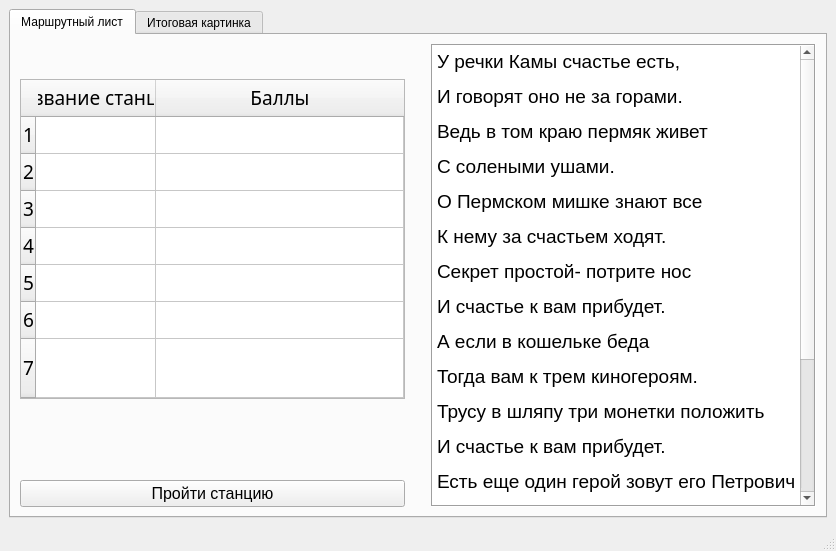
<?xml version="1.0" encoding="UTF-8"?>
<ui version="4.0">
 <class>MainWindow</class>
 <widget class="QMainWindow" name="MainWindow">
  <property name="geometry">
   <rect>
    <x>0</x>
    <y>0</y>
    <width>836</width>
    <height>551</height>
   </rect>
  </property>
  <property name="windowTitle">
   <string>Памятники Перми</string>
  </property>
  <widget class="QWidget" name="centralwidget">
   <layout class="QVBoxLayout" name="verticalLayout_2">
    <item>
     <widget class="QTabWidget" name="tabWidget">
      <property name="currentIndex">
       <number>0</number>
      </property>
      <widget class="QWidget" name="tab">
       <attribute name="title">
        <string>Маршрутный лист</string>
       </attribute>
       <layout class="QHBoxLayout" name="horizontalLayout">
        <item>
         <layout class="QVBoxLayout" name="verticalLayout">
          <item>
           <widget class="QTableWidget" name="tableWidget">
            <property name="sizePolicy">
             <sizepolicy hsizetype="Expanding" vsizetype="Expanding">
              <horstretch>0</horstretch>
              <verstretch>0</verstretch>
             </sizepolicy>
            </property>
            <property name="minimumSize">
             <size>
              <width>340</width>
              <height>320</height>
             </size>
            </property>
            <property name="maximumSize">
             <size>
              <width>16777215</width>
              <height>250</height>
             </size>
            </property>
            <property name="font">
             <font>
              <family>Noto Serif Lao</family>
              <pointsize>14</pointsize>
             </font>
            </property>
            <property name="styleSheet">
             <string notr="true">selection-background-color: rgb(208, 208, 208);</string>
            </property>
            <property name="selectionMode">
             <enum>QAbstractItemView::SingleSelection</enum>
            </property>
            <property name="showGrid">
             <bool>true</bool>
            </property>
            <property name="gridStyle">
             <enum>Qt::SolidLine</enum>
            </property>
            <attribute name="horizontalHeaderDefaultSectionSize">
             <number>120</number>
            </attribute>
            <attribute name="horizontalHeaderStretchLastSection">
             <bool>true</bool>
            </attribute>
            <attribute name="verticalHeaderVisible">
             <bool>true</bool>
            </attribute>
            <attribute name="verticalHeaderHighlightSections">
             <bool>false</bool>
            </attribute>
            <attribute name="verticalHeaderStretchLastSection">
             <bool>true</bool>
            </attribute>
            <row>
             <property name="text">
              <string>1</string>
             </property>
            </row>
            <row>
             <property name="text">
              <string>2</string>
             </property>
            </row>
            <row>
             <property name="text">
              <string>3</string>
             </property>
            </row>
            <row>
             <property name="text">
              <string>4</string>
             </property>
            </row>
            <row>
             <property name="text">
              <string>5</string>
             </property>
            </row>
            <row>
             <property name="text">
              <string>6</string>
             </property>
            </row>
            <row>
             <property name="text">
              <string>7</string>
             </property>
            </row>
            <column>
             <property name="text">
              <string>Название станции</string>
             </property>
             <property name="textAlignment">
              <set>AlignCenter</set>
             </property>
            </column>
            <column>
             <property name="text">
              <string>Баллы</string>
             </property>
             <property name="textAlignment">
              <set>AlignCenter</set>
             </property>
            </column>
            <item row="0" column="0">
             <property name="text">
              <string/>
             </property>
            </item>
            <item row="1" column="0">
             <property name="text">
              <string/>
             </property>
            </item>
            <item row="2" column="0">
             <property name="text">
              <string/>
             </property>
            </item>
            <item row="3" column="0">
             <property name="text">
              <string/>
             </property>
            </item>
            <item row="4" column="0">
             <property name="text">
              <string/>
             </property>
            </item>
           </widget>
          </item>
          <item>
           <spacer name="verticalSpacer">
            <property name="orientation">
             <enum>Qt::Vertical</enum>
            </property>
            <property name="sizeType">
             <enum>QSizePolicy::MinimumExpanding</enum>
            </property>
            <property name="sizeHint" stdset="0">
             <size>
              <width>20</width>
              <height>60</height>
             </size>
            </property>
           </spacer>
          </item>
          <item>
           <spacer name="horizontalSpacer">
            <property name="orientation">
             <enum>Qt::Horizontal</enum>
            </property>
            <property name="sizeHint" stdset="0">
             <size>
              <width>40</width>
              <height>20</height>
             </size>
            </property>
           </spacer>
          </item>
          <item>
           <widget class="QPushButton" name="goButton">
            <property name="font">
             <font>
              <pointsize>12</pointsize>
             </font>
            </property>
            <property name="text">
             <string>Пройти станцию</string>
            </property>
           </widget>
          </item>
         </layout>
        </item>
        <item>
         <spacer name="horizontalSpacer_2">
          <property name="orientation">
           <enum>Qt::Horizontal</enum>
          </property>
          <property name="sizeType">
           <enum>QSizePolicy::Fixed</enum>
          </property>
          <property name="sizeHint" stdset="0">
           <size>
            <width>20</width>
            <height>20</height>
           </size>
          </property>
         </spacer>
        </item>
        <item>
         <layout class="QVBoxLayout" name="verticalLayout_4">
          <item>
           <widget class="QTextBrowser" name="textBrowser">
            <property name="minimumSize">
             <size>
              <width>0</width>
              <height>250</height>
             </size>
            </property>
            <property name="frameShape">
             <enum>QFrame::Box</enum>
            </property>
            <property name="html">
             <string>&lt;!DOCTYPE HTML PUBLIC &quot;-//W3C//DTD HTML 4.0//EN&quot; &quot;http://www.w3.org/TR/REC-html40/strict.dtd&quot;&gt;
&lt;html&gt;&lt;head&gt;&lt;meta name=&quot;qrichtext&quot; content=&quot;1&quot; /&gt;&lt;style type=&quot;text/css&quot;&gt;
p, li { white-space: pre-wrap; }
&lt;/style&gt;&lt;/head&gt;&lt;body style=&quot; font-family:'MS Shell Dlg 2'; font-size:8.25pt; font-weight:400; font-style:normal;&quot;&gt;
&lt;p style=&quot; margin-top:12px; margin-bottom:12px; margin-left:0px; margin-right:0px; -qt-block-indent:0; text-indent:0px;&quot;&gt;&lt;span style=&quot; font-family:'Times New Roman','serif'; font-size:14pt;&quot;&gt;У речки Камы счастье есть,&lt;/span&gt;&lt;span style=&quot; font-family:'Arial'; font-size:14pt;&quot;&gt; &lt;/span&gt;&lt;/p&gt;
&lt;p style=&quot; margin-top:12px; margin-bottom:12px; margin-left:0px; margin-right:0px; -qt-block-indent:0; text-indent:0px;&quot;&gt;&lt;span style=&quot; font-family:'Times New Roman','serif'; font-size:14pt;&quot;&gt;И говорят оно не за горами.&lt;/span&gt;&lt;span style=&quot; font-family:'Arial'; font-size:14pt;&quot;&gt; &lt;/span&gt;&lt;/p&gt;
&lt;p style=&quot; margin-top:12px; margin-bottom:12px; margin-left:0px; margin-right:0px; -qt-block-indent:0; text-indent:0px;&quot;&gt;&lt;span style=&quot; font-family:'Times New Roman','serif'; font-size:14pt;&quot;&gt;Ведь в том краю пермяк живет &lt;/span&gt;&lt;/p&gt;
&lt;p style=&quot; margin-top:12px; margin-bottom:12px; margin-left:0px; margin-right:0px; -qt-block-indent:0; text-indent:0px;&quot;&gt;&lt;span style=&quot; font-family:'Times New Roman','serif'; font-size:14pt;&quot;&gt;С солеными ушами.&lt;/span&gt;&lt;span style=&quot; font-family:'Arial'; font-size:14pt;&quot;&gt; &lt;/span&gt;&lt;/p&gt;
&lt;p style=&quot; margin-top:12px; margin-bottom:12px; margin-left:0px; margin-right:0px; -qt-block-indent:0; text-indent:0px;&quot;&gt;&lt;span style=&quot; font-family:'Times New Roman','serif'; font-size:14pt;&quot;&gt;О Пермском мишке знают все&lt;/span&gt;&lt;span style=&quot; font-family:'Arial'; font-size:14pt;&quot;&gt; &lt;/span&gt;&lt;/p&gt;
&lt;p style=&quot; margin-top:12px; margin-bottom:12px; margin-left:0px; margin-right:0px; -qt-block-indent:0; text-indent:0px;&quot;&gt;&lt;span style=&quot; font-family:'Times New Roman','serif'; font-size:14pt;&quot;&gt;К нему за счастьем ходят.&lt;/span&gt;&lt;span style=&quot; font-family:'Arial'; font-size:14pt;&quot;&gt; &lt;/span&gt;&lt;/p&gt;
&lt;p style=&quot; margin-top:12px; margin-bottom:12px; margin-left:0px; margin-right:0px; -qt-block-indent:0; text-indent:0px;&quot;&gt;&lt;span style=&quot; font-family:'Times New Roman','serif'; font-size:14pt;&quot;&gt;Секрет простой- потрите нос &lt;/span&gt;&lt;/p&gt;
&lt;p style=&quot; margin-top:12px; margin-bottom:12px; margin-left:0px; margin-right:0px; -qt-block-indent:0; text-indent:0px;&quot;&gt;&lt;span style=&quot; font-family:'Times New Roman','serif'; font-size:14pt;&quot;&gt;И счастье к вам прибудет.&lt;/span&gt;&lt;span style=&quot; font-family:'Arial'; font-size:14pt;&quot;&gt; &lt;/span&gt;&lt;/p&gt;
&lt;p style=&quot; margin-top:12px; margin-bottom:12px; margin-left:0px; margin-right:0px; -qt-block-indent:0; text-indent:0px;&quot;&gt;&lt;span style=&quot; font-family:'Times New Roman','serif'; font-size:14pt;&quot;&gt;А если в кошельке беда&lt;/span&gt;&lt;span style=&quot; font-family:'Arial'; font-size:14pt;&quot;&gt; &lt;/span&gt;&lt;/p&gt;
&lt;p style=&quot; margin-top:12px; margin-bottom:12px; margin-left:0px; margin-right:0px; -qt-block-indent:0; text-indent:0px;&quot;&gt;&lt;span style=&quot; font-family:'Times New Roman','serif'; font-size:14pt;&quot;&gt;Тогда вам к трем киногероям.&lt;/span&gt;&lt;span style=&quot; font-family:'Arial'; font-size:14pt;&quot;&gt; &lt;/span&gt;&lt;/p&gt;
&lt;p style=&quot; margin-top:12px; margin-bottom:12px; margin-left:0px; margin-right:0px; -qt-block-indent:0; text-indent:0px;&quot;&gt;&lt;span style=&quot; font-family:'Times New Roman','serif'; font-size:14pt;&quot;&gt;Трусу в шляпу три монетки положить&lt;/span&gt;&lt;span style=&quot; font-family:'Arial'; font-size:14pt;&quot;&gt; &lt;/span&gt;&lt;/p&gt;
&lt;p style=&quot; margin-top:12px; margin-bottom:12px; margin-left:0px; margin-right:0px; -qt-block-indent:0; text-indent:0px;&quot;&gt;&lt;span style=&quot; font-family:'Times New Roman','serif'; font-size:14pt;&quot;&gt;И счастье к вам прибудет.&lt;/span&gt;&lt;span style=&quot; font-family:'Arial'; font-size:14pt;&quot;&gt; &lt;/span&gt;&lt;/p&gt;
&lt;p style=&quot; margin-top:12px; margin-bottom:12px; margin-left:0px; margin-right:0px; -qt-block-indent:0; text-indent:0px;&quot;&gt;&lt;span style=&quot; font-family:'Times New Roman','serif'; font-size:14pt;&quot;&gt;Есть еще один герой зовут его Петрович&lt;/span&gt;&lt;span style=&quot; font-family:'Arial'; font-size:14pt;&quot;&gt; &lt;/span&gt;&lt;/p&gt;
&lt;p style=&quot; margin-top:12px; margin-bottom:12px; margin-left:0px; margin-right:0px; -qt-block-indent:0; text-indent:0px;&quot;&gt;&lt;span style=&quot; font-family:'Times New Roman','serif'; font-size:14pt;&quot;&gt;Он обеспечит всех водой&lt;/span&gt;&lt;span style=&quot; font-family:'Arial'; font-size:14pt;&quot;&gt; &lt;/span&gt;&lt;/p&gt;
&lt;p style=&quot; margin-top:12px; margin-bottom:12px; margin-left:0px; margin-right:0px; -qt-block-indent:0; text-indent:0px;&quot;&gt;&lt;span style=&quot; font-family:'Times New Roman','serif'; font-size:14pt;&quot;&gt;Ты только нос его потрогай.&lt;/span&gt;&lt;span style=&quot; font-family:'Arial'; font-size:14pt;&quot;&gt; &lt;/span&gt;&lt;/p&gt;
&lt;p style=&quot; margin-top:12px; margin-bottom:12px; margin-left:0px; margin-right:0px; -qt-block-indent:0; text-indent:0px;&quot;&gt;&lt;span style=&quot; font-family:'Times New Roman','serif'; font-size:14pt;&quot;&gt;А говорят еще в Перми &lt;/span&gt;&lt;/p&gt;
&lt;p style=&quot; margin-top:12px; margin-bottom:12px; margin-left:0px; margin-right:0px; -qt-block-indent:0; text-indent:0px;&quot;&gt;&lt;span style=&quot; font-family:'Times New Roman','serif'; font-size:14pt;&quot;&gt;Кусочек есть Парижа&lt;/span&gt;&lt;span style=&quot; font-family:'Arial'; font-size:14pt;&quot;&gt; &lt;/span&gt;&lt;/p&gt;
&lt;p style=&quot; margin-top:12px; margin-bottom:12px; margin-left:0px; margin-right:0px; -qt-block-indent:0; text-indent:0px;&quot;&gt;&lt;span style=&quot; font-family:'Times New Roman','serif'; font-size:14pt;&quot;&gt;Туда влюбленные идут&lt;/span&gt;&lt;span style=&quot; font-family:'Arial'; font-size:14pt;&quot;&gt; &lt;/span&gt;&lt;/p&gt;
&lt;p style=&quot; margin-top:12px; margin-bottom:12px; margin-left:0px; margin-right:0px; -qt-block-indent:0; text-indent:0px;&quot;&gt;&lt;span style=&quot; font-family:'Times New Roman','serif'; font-size:14pt;&quot;&gt;Пронзенные стрелой Амура. &lt;/span&gt;&lt;/p&gt;&lt;/body&gt;&lt;/html&gt;</string>
            </property>
           </widget>
          </item>
         </layout>
        </item>
       </layout>
      </widget>
      <widget class="QWidget" name="tab_2">
       <attribute name="title">
        <string>Итоговая картинка</string>
       </attribute>
       <layout class="QVBoxLayout" name="verticalLayout_3">
        <item>
         <widget class="QLabel" name="label">
          <property name="sizePolicy">
           <sizepolicy hsizetype="Minimum" vsizetype="Fixed">
            <horstretch>0</horstretch>
            <verstretch>0</verstretch>
           </sizepolicy>
          </property>
          <property name="font">
           <font>
            <family>Alef</family>
            <pointsize>12</pointsize>
            <weight>75</weight>
            <bold>true</bold>
           </font>
          </property>
          <property name="text">
           <string>Соберите всю картинку, проходя станции</string>
          </property>
          <property name="textFormat">
           <enum>Qt::AutoText</enum>
          </property>
          <property name="alignment">
           <set>Qt::AlignCenter</set>
          </property>
         </widget>
        </item>
        <item>
         <widget class="QFrame" name="imageFrame">
          <property name="sizePolicy">
           <sizepolicy hsizetype="Expanding" vsizetype="Preferred">
            <horstretch>0</horstretch>
            <verstretch>0</verstretch>
           </sizepolicy>
          </property>
          <property name="frameShape">
           <enum>QFrame::Box</enum>
          </property>
          <property name="frameShadow">
           <enum>QFrame::Raised</enum>
          </property>
          <layout class="QVBoxLayout" name="verticalLayout_5">
           <property name="spacing">
            <number>0</number>
           </property>
           <property name="leftMargin">
            <number>1</number>
           </property>
           <property name="topMargin">
            <number>1</number>
           </property>
           <property name="rightMargin">
            <number>1</number>
           </property>
           <property name="bottomMargin">
            <number>1</number>
           </property>
           <item>
            <layout class="QHBoxLayout" name="horizontalLayout_2">
             <property name="spacing">
              <number>0</number>
             </property>
             <item>
              <widget class="QLabel" name="label_1">
               <property name="font">
                <font>
                 <family>Monotype Corsiva</family>
                 <pointsize>11</pointsize>
                 <italic>true</italic>
                </font>
               </property>
               <property name="frameShape">
                <enum>QFrame::NoFrame</enum>
               </property>
               <property name="text">
                <string/>
               </property>
               <property name="textFormat">
                <enum>Qt::AutoText</enum>
               </property>
              </widget>
             </item>
             <item>
              <widget class="QLabel" name="label_2">
               <property name="font">
                <font>
                 <family>Monotype Corsiva</family>
                 <pointsize>11</pointsize>
                 <italic>true</italic>
                </font>
               </property>
               <property name="frameShape">
                <enum>QFrame::NoFrame</enum>
               </property>
               <property name="text">
                <string/>
               </property>
               <property name="textFormat">
                <enum>Qt::AutoText</enum>
               </property>
              </widget>
             </item>
             <item>
              <widget class="QLabel" name="label_3">
               <property name="font">
                <font>
                 <family>Monotype Corsiva</family>
                 <pointsize>11</pointsize>
                 <italic>true</italic>
                </font>
               </property>
               <property name="frameShape">
                <enum>QFrame::NoFrame</enum>
               </property>
               <property name="text">
                <string/>
               </property>
               <property name="textFormat">
                <enum>Qt::AutoText</enum>
               </property>
              </widget>
             </item>
            </layout>
           </item>
           <item>
            <layout class="QHBoxLayout" name="horizontalLayout_3">
             <property name="spacing">
              <number>0</number>
             </property>
             <item>
              <widget class="QLabel" name="label_4">
               <property name="font">
                <font>
                 <family>Monotype Corsiva</family>
                 <pointsize>11</pointsize>
                 <italic>true</italic>
                </font>
               </property>
               <property name="frameShape">
                <enum>QFrame::NoFrame</enum>
               </property>
               <property name="text">
                <string/>
               </property>
               <property name="textFormat">
                <enum>Qt::AutoText</enum>
               </property>
              </widget>
             </item>
             <item>
              <widget class="QLabel" name="label_5">
               <property name="font">
                <font>
                 <family>Monotype Corsiva</family>
                 <pointsize>11</pointsize>
                 <italic>true</italic>
                </font>
               </property>
               <property name="frameShape">
                <enum>QFrame::NoFrame</enum>
               </property>
               <property name="text">
                <string/>
               </property>
               <property name="textFormat">
                <enum>Qt::AutoText</enum>
               </property>
              </widget>
             </item>
             <item>
              <widget class="QLabel" name="label_6">
               <property name="font">
                <font>
                 <family>Monotype Corsiva</family>
                 <pointsize>11</pointsize>
                 <italic>true</italic>
                </font>
               </property>
               <property name="frameShape">
                <enum>QFrame::NoFrame</enum>
               </property>
               <property name="text">
                <string/>
               </property>
               <property name="textFormat">
                <enum>Qt::AutoText</enum>
               </property>
              </widget>
             </item>
            </layout>
           </item>
           <item>
            <widget class="QLabel" name="label_7">
             <property name="font">
              <font>
               <family>Monotype Corsiva</family>
               <pointsize>11</pointsize>
               <italic>true</italic>
              </font>
             </property>
             <property name="frameShape">
              <enum>QFrame::NoFrame</enum>
             </property>
             <property name="text">
              <string/>
             </property>
             <property name="textFormat">
              <enum>Qt::AutoText</enum>
             </property>
            </widget>
           </item>
          </layout>
         </widget>
        </item>
       </layout>
      </widget>
     </widget>
    </item>
   </layout>
  </widget>
  <widget class="QMenuBar" name="menubar">
   <property name="geometry">
    <rect>
     <x>0</x>
     <y>0</y>
     <width>836</width>
     <height>21</height>
    </rect>
   </property>
  </widget>
  <widget class="QStatusBar" name="statusbar">
   <property name="font">
    <font>
     <pointsize>12</pointsize>
     <weight>50</weight>
     <italic>true</italic>
     <bold>false</bold>
    </font>
   </property>
  </widget>
 </widget>
 <resources/>
 <connections/>
</ui>
